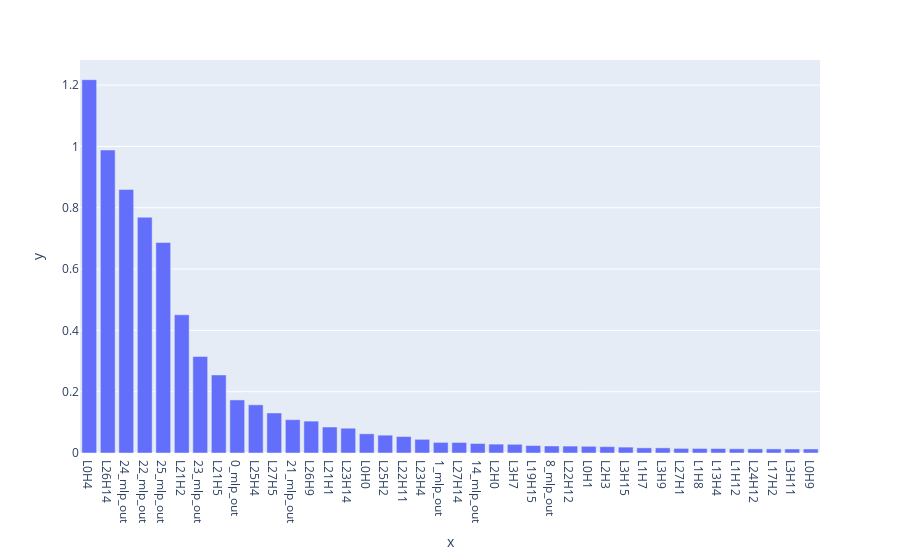

Source (notebook cell):
### Code cell
fig = px.bar(y=top_k_values, x=top_labels)
fig.show()

### Figure 1 — Plotly figure (JSON) as saved in the notebook; plotly's stock layout.template omitted (floating-point values rounded to 4 significant figures)
{"data": [{"alignmentgroup": "True", "hovertemplate": "x=%{x}<br>y=%{y}<extra></extra>", "legendgroup": "", "marker": {"color": "#636efa", "pattern": {"shape": ""}}, "name": "", "offsetgroup": "", "orientation": "v", "showlegend": false, "textposition": "auto", "type": "bar", "x": ["L0H4", "L26H14", "24_mlp_out", "22_mlp_out", "25_mlp_out", "L21H2", "23_mlp_out", "L21H5", "0_mlp_out", "L25H4", "L27H5", "21_mlp_out", "L26H9", "L21H1", "L23H14", "L0H0", "L25H2", "L22H11", "L23H4", "1_mlp_out", "L27H14", "14_mlp_out", "L2H0", "L3H7", "L19H15", "8_mlp_out", "L22H12", "L0H1", "L2H3", "L3H15", "L1H7", "L3H9", "L27H1", "L1H8", "L13H4", "L1H12", "L24H12", "L17H2", "L3H11", "L0H9"], "xaxis": "x", "y": [1.218, 0.9883, 0.8594, 0.769, 0.6865, 0.4507, 0.3149, 0.2546, 0.1731, 0.1572, 0.1305, 0.1086, 0.104, 0.08478, 0.08081, 0.06262, 0.05817, 0.05368, 0.04462, 0.03458, 0.03436, 0.03101, 0.02899, 0.02837, 0.02435, 0.02289, 0.02261, 0.02187, 0.02077, 0.01924, 0.0168, 0.01672, 0.01501, 0.01484, 0.01464, 0.01374, 0.01351, 0.01337, 0.01309, 0.01308], "yaxis": "y"}], "layout": {"barmode": "relative", "legend": {"tracegroupgap": 0}, "margin": {"t": 60}, "xaxis": {"anchor": "y", "domain": [0, 1], "title": {"text": "x"}}, "yaxis": {"anchor": "x", "domain": [0, 1], "title": {"text": "y"}}}}
